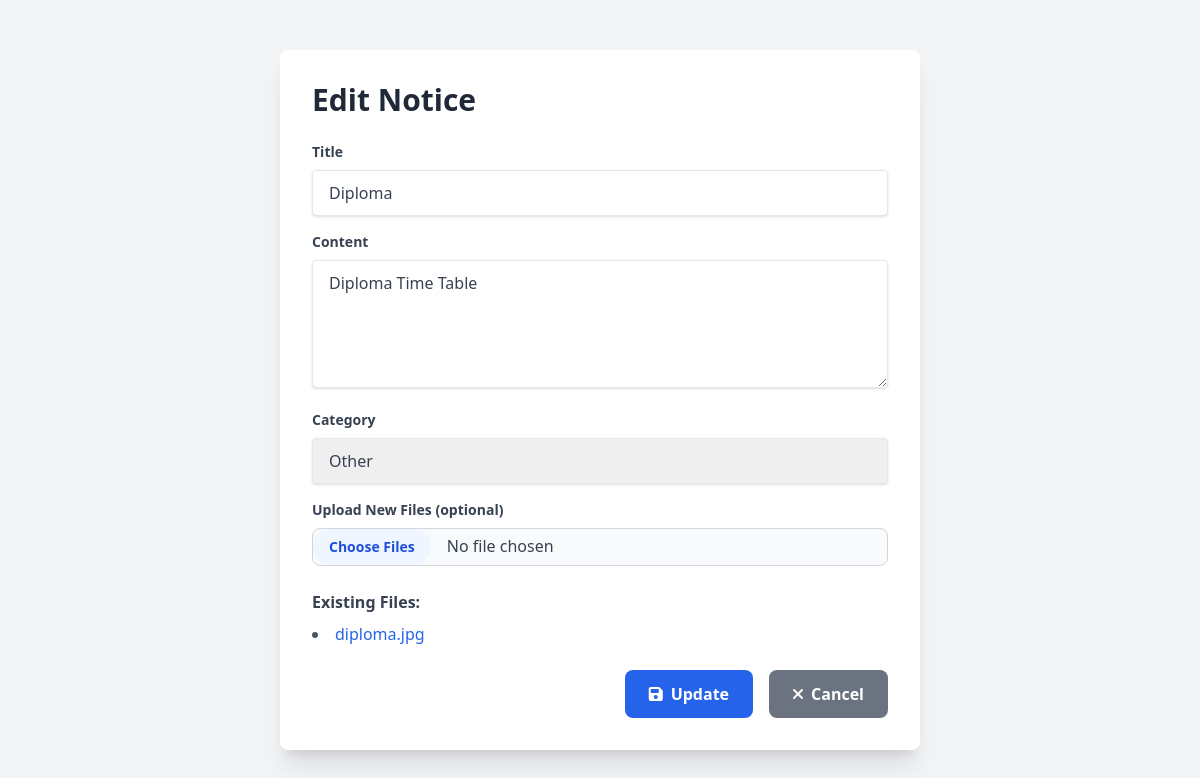
Page /edit/8 (signed in) on the committed database.
### app.py (models this page shows)
class Notice(db.Model):
    id = db.Column(db.Integer, primary_key=True)
    title = db.Column(db.String(200), nullable=False)
    content = db.Column(db.Text, nullable=False)
    category = db.Column(db.String(50), nullable=True)  # New field for notice category
    timestamp = db.Column(db.DateTime, default=current_time_ist)
    files = db.Column(db.String(500))  # Comma-separated filenames

### app.py (the view, shortened to what this page needs)
@app.route("/edit/<int:id>", methods=["GET", "POST"])
def edit_notice(id):
    if "user_id" not in session:
        flash("Please log in to edit notices.", "warning")
        return redirect(url_for("login"))
    notice = Notice.query.get_or_404(id)
    return render_template("edit_notice.html", notice=notice)

### app.py (called while the page is built, shortened)
@app.before_request
def create_tables():
    db.create_all()
    if not User.query.filter_by(username="admin").first():
        hashed_pw = generate_password_hash("admin", method="pbkdf2:sha256")
        db.session.add(User(username="admin", password=hashed_pw))
        db.session.commit()

### templates/edit_notice.html (shortened to what this page needs)
<!DOCTYPE html>
<html>
<head>
    <script src="https://cdn.tailwindcss.com"></script>
    <link rel="stylesheet" href="https://cdnjs.cloudflare.com/ajax/libs/font-awesome/6.0.0-beta3/css/all.min.css">
</head>
<body class="bg-gray-100 min-h-screen flex items-center justify-center">
<div class="container mx-auto px-4 py-8 max-w-2xl">
    <div class="bg-white rounded-lg shadow-xl p-8">
        <h2 class="text-3xl font-bold mb-6 text-gray-800">Edit Notice</h2>
        <form method="POST" enctype="multipart/form-data">
            <div class="mb-4">
                <label for="title" class="block text-gray-700 text-sm font-bold mb-2">Title</label>
                <input type="text" id="title" name="title" class="shadow appearance-none border rounded w-full py-3 px-4 text-gray-700 leading-tight focus:outline-none focus:ring-2 focus:ring-blue-500" value="{{ notice.title }}" required>
            </div>
            <div class="mb-4">
                <label for="content" class="block text-gray-700 text-sm font-bold mb-2">Content</label>
                <textarea id="content" name="content" class="shadow appearance-none border rounded w-full py-3 px-4 text-gray-700 leading-tight focus:outline-none focus:ring-2 focus:ring-blue-500 h-32 resize-y" required>{{ notice.content }}</textarea>
            </div>
            <div class="mb-4">
                <label for="category" class="block text-gray-700 text-sm font-bold mb-2">Category</label>
                <select id="category" name="category" class="shadow appearance-none border rounded w-full py-3 px-4 text-gray-700 leading-tight focus:outline-none focus:ring-2 focus:ring-blue-500">
                    <option value="other" {% if notice.category == 'other' %}selected{% endif %}>Other</option>
                </select>
            </div>
            <div class="mb-6">
                <label for="files" class="block text-gray-700 text-sm font-bold mb-2">Upload New Files (optional)</label>
                <input type="file" id="files" name="files" multiple class="block w-full text-gray-700 border border-gray-300 rounded-lg cursor-pointer bg-gray-50 focus:outline-none file:mr-4 file:py-2 file:px-4 file:rounded-full file:border-0 file:text-sm file:font-semibold file:bg-blue-50 file:text-blue-700 hover:file:bg-blue-100">
            </div>
            {% if notice.files %}
                <p class="text-gray-700 font-semibold mb-2">Existing Files:</p>
                <ul class="list-disc list-inside mb-6 text-gray-600">
                    {% for file in notice.files.split(',') %}
                        <li><a href="{{ url_for('uploaded_file', filename=file.strip()) }}" target="_blank" class="text-blue-600 hover:underline">{{ file }}</a></li>
                    {% endfor %}
                </ul>
            {% endif %}
            <div class="flex justify-end space-x-4">
                <button type="submit" class="bg-blue-600 hover:bg-blue-700 text-white font-bold py-3 px-6 rounded-lg transition duration-300 flex items-center">
                    <i class="fas fa-save mr-2"></i>Update
                </button>
                <a href="{{ url_for('admin_dashboard') }}" class="bg-gray-500 hover:bg-gray-600 text-white font-bold py-3 px-6 rounded-lg transition duration-300 flex items-center">
                    <i class="fas fa-times mr-2"></i>Cancel
                </a>
            </div>
        </form>
    </div>
</div>
</body>
</html>

### rows in the picture
Notice: title "Diploma", content "Diploma Time Table", category "Other", files "diploma.jpg"
